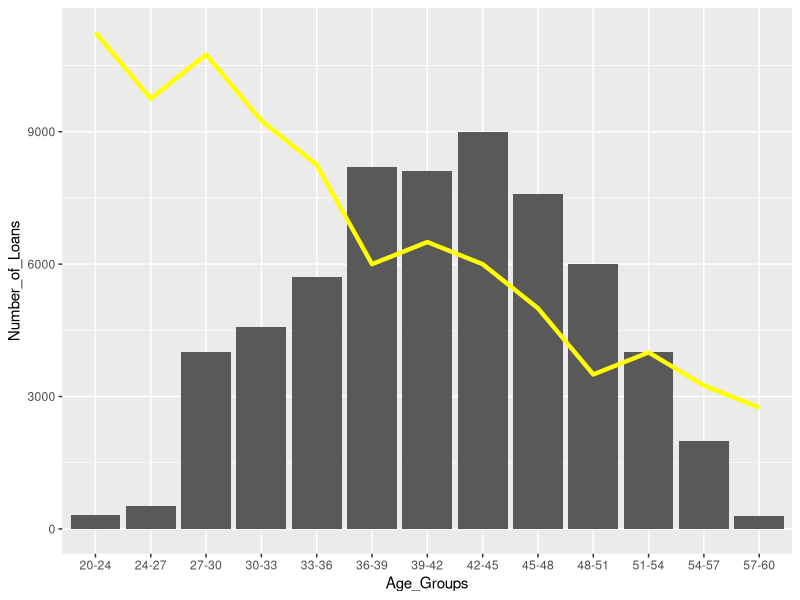

Write R code to recreate this figure.
library(ggplot2)
Bad_Rate=c(4.5,3.9,4.3,3.7,3.3,2.4,2.6,2.4,2,1.4,1.6,1.3,1.1)
Age_Groups=c("20-24","24-27","27-30","30-33","33-36","36-39","39-42","42-45","45-48","48-51","51-54","54-57","57-60")
Number_of_Loans=c(310,511,4000,4568,5698,8209,8117,9000,7600,6000,4000,2000,288)
df<-data.frame(Age_Groups,Number_of_Loans,Bad_Rate)
head(df)  
p=ggplot(df)+geom_col(aes(x=Age_Groups,y=Number_of_Loans),size=1)+geom_line(aes(x=Age_Groups,y=2500*Bad_Rate),size=1.5,group = 1,color='yellow', position = "identity",  stat = "identity")
p

